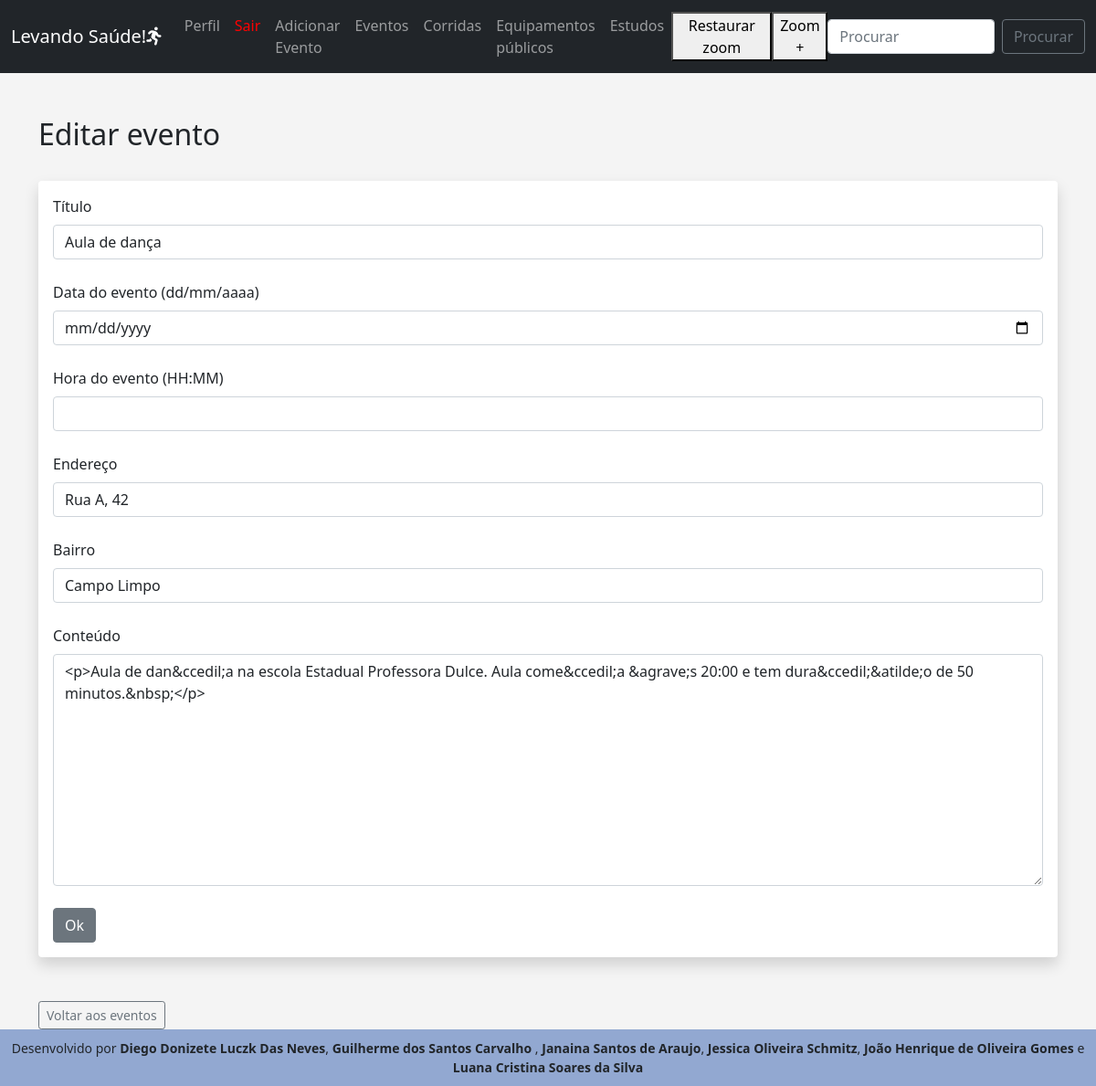
The app's page /posts/edit/1 (signed in) with its own data.
### app.py (models this page shows)
class Posts(db.Model):
	id = db.Column(db.Integer, primary_key=True)
	title = db.Column(db.String(255))
	content = db.Column(db.Text)
	date_posted = db.Column(db.DateTime, default=datetime.utcnow)
	endereco = db.Column(db.String(255))
	bairro = db.Column(db.String(255))
	data_evento = db.Column(db.DateTime)
	hora_evento = db.Column(db.String(8))
	poster_id = db.Column(db.Integer, db.ForeignKey('users.id'))

### app.py (the view, shortened to what this page needs)
@app.route('/posts/edit/<int:id>', methods=['GET', 'POST'])
@login_required
def edit_post(id):
	post = Posts.query.get_or_404(id)
	form = PostForm()
	if current_user.id == post.poster_id or current_user.id == 14:
		form.title.data = post.title
		form.content.data = post.content
		form.endereco.data = post.endereco
		form.bairro.data = post.bairro
		form.data_evento.data = post.data_evento
		form.hora_evento.data = post.hora_evento
		return render_template('edit_post.html', form=form)
	else:
		flash("Você não está autorizado a editar esse evento!")
		posts = Posts.query.order_by(Posts.data_evento)
		return render_template("posts.html", posts=posts)

### webforms.py
class PostForm(FlaskForm):
	title = StringField("Título", validators=[DataRequired()])
	endereco = StringField("Endereço", validators=[DataRequired()])
	bairro = StringField("Bairro", validators=[DataRequired()])
	data_evento = DateField("Data do evento (dd/mm/aaaa)", format='%d/%m/%Y')
	hora_evento = StringField("Hora do evento (HH:MM)", validators=[DataRequired()] )
	content = CKEditorField("Conteúdo", validators=[DataRequired()])
	submit = SubmitField("Ok")

class SearchForm(FlaskForm):
	searched = StringField("Pesquisar", validators=[DataRequired()])
	submit = SubmitField("Ok")

### app.py (called while the page is built)
@login_manager.user_loader
def load_user(user_id):
	return Users.query.get(int(user_id))

@app.context_processor
def base():
	form = SearchForm()
	return dict(form=form)

### templates/edit_post.html (shortened to what this page needs)
{% extends 'base.html' %}
{% block content %}
<br/>
<h2>Editar evento</h2>
<br/>
<div class="shadow p-3 mb-5 bg-body rounded">
	<form method="POST">
		{{ form.title.label(class="form-label") }}
		{{ form.title(class="form-control") }}
		<br/>
		{{ form.data_evento.label(class="form-label") }}
		{{ form.data_evento(class="form-control")}}
		<br/>
		{{ form.hora_evento.label(class="form-label") }}
		{{ form.hora_evento(class="form-control")}}
		<br/>
		{{ form.endereco.label(class="form-label") }}
		{{ form.endereco(class="form-control")}}
		<br/>
		{{ form.bairro.label(class="form-label") }}
		{{ form.bairro(class="form-control")}}
		<br/>
		{{ form.content.label(class="form-label") }}
		{{ form.content(class="form-control", rows="10") }}
		<br/>
		{{ form.submit(class="btn btn-secondary") }}
	</form>
</div>
<a href="{{ url_for('posts')}}" class="btn btn-outline-secondary btn-sm">Voltar aos eventos</a>
{% endblock %}

### static/css/style.css (style rules this page uses)
body { background: #f4f4f4; }

### records on screen
Posts: title "Aula de dança", endereco "Rua A, 42", bairro "Campo Limpo", content "<p>Aula de dan&ccedil;a na escola Estadual Professora Dulce. Aula come&ccedil;a &agrave;s 20:00 e tem dura&ccedil;&atilde;o de 50 minutos.&nbsp;</p>"
